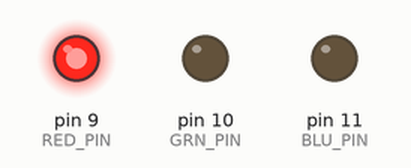
Simulated run of this program. Board: Arduino Pro Mini, built with avr-gcc and run on an emulated ATmega328P. Shown: output pins drawn as LEDs (lit = HIGH).

Above: at 0.1 s.
At 19.3 s:
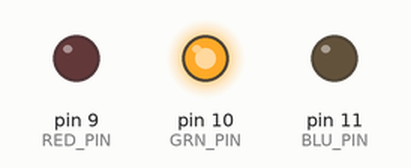
At 39.3 s:
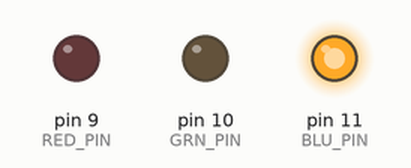
Timing chart, 0 to 40.0 s (numbered marks = the images above):
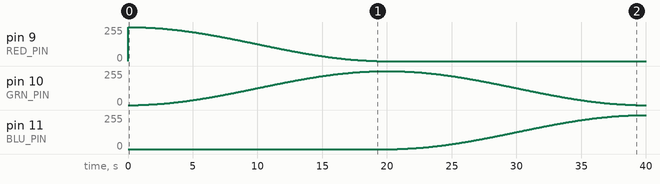

The program:

main.cpp
```cpp
#include <Arduino.h>
#include <math.h>

int DELAY = 20000;

const byte RED_PIN = 9;
const byte GRN_PIN = 10;
const byte BLU_PIN = 11;

unsigned long time;

void fade();
void blend(byte pin1, byte pin2);
float calculateLightValueOne(unsigned long time);
float calculateLightValueTwo(unsigned long time);


void setup() {
}

void loop() {
    fade();
}

void fade() {
  // start with red --> green
  blend(RED_PIN, GRN_PIN);
  // add blue, take away green
  blend(BLU_PIN, GRN_PIN);
  // add red, take away blue
  blend(BLU_PIN, RED_PIN);
  // add green, take away red
  blend(GRN_PIN, RED_PIN);
  // add blue, take away green
  blend(GRN_PIN, BLU_PIN);
  // add red, take away blue
  blend(RED_PIN, BLU_PIN);
}

  // blend works by using reciprocal sine functions
  // the colors are blended as follows:
  // one is increased from 0, the other starts at 1 * 255 and decreases
  // when it is time to change colors, to avoid the appearance of a
  // muddy white color, the value that decreased from 255 to 0 is
  // replaced with the color to be added in.

  // changes are done with a series of 6 steps to allow
  // the colors to 'wrap around'. there are 3 combinations
  // but every run of blend() alternates which values are
  // high (~255) or low (~0). to ensure that the alternating
  // end states of the params don't interfere with the color
  // transitions, 6 transitions are done to get back to
  // the starting color (red)

void blend(byte pin1, byte pin2) {
  unsigned long start = millis();
  unsigned long time = start;

  while (time < start + DELAY) {
    byte pinSignal1 = static_cast<byte>(255 * calculateLightValueOne(time));
    analogWrite(pin1, pinSignal1);
    byte pinSignal2 = static_cast<byte>(255 * calculateLightValueTwo(time));
    analogWrite(pin2, pinSignal2);
    time = millis();
  }
}

float calculateLightValueOne(unsigned long time) {
  return (-.5 * sin((time/(DELAY * 1.0) * PI) - (PI * .5))) + .5;
}

float calculateLightValueTwo(unsigned long time) {
  return (.5 * sin((time/(DELAY * 1.0) * PI) - (PI * .5))) + .5;
}
```

Measured:
- by itself, pin 10 (GRN_PIN): rises from 0/255 to 254/255 in 18.4 s, then falls to 0/255 in 20.0 s
- by itself, pin 11 (BLU_PIN): moves from 0/255 to 255/255 over 19.2 s
- by itself, pin 9 (RED_PIN): 0/255 → 254/255 at 0.00 s, → 253/255 0.80 s later, → 252/255 0.33 s later, → 251/255 0.25 s later, … (255 changes in this stretch)
